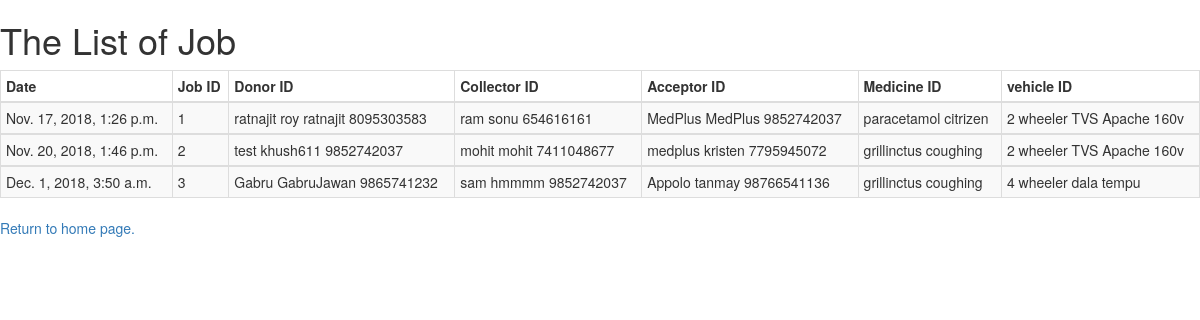
Screenshot of /Completed_job with the database file from the repository.
### MedicalDonation/models.py (models this page shows, shortened)
class job(models.Model):
    donor_id = models.ForeignKey(Doner,blank=True,on_delete=models.CASCADE)
    collector_id = models.ForeignKey(Collector,blank=True, on_delete=models.CASCADE)
    acceptor_id = models.ForeignKey(Acceptor,blank=True, on_delete=models.CASCADE)
    medicine_id = models.ForeignKey(medicine,blank=True, on_delete=models.CASCADE)
    vehicle_id = models.ForeignKey(vehicle,blank=True,on_delete=models.CASCADE)
    date = models.DateTimeField(default=datetime.now(tz=None))

class Doner(models.Model):
    name = models.CharField(max_length=64)
    address = models.CharField(max_length=128,unique=True)
    pinCode = models.IntegerField()
    Phone_no = models.IntegerField()
    BirthDate = models.DateField()
    UID = models.IntegerField(unique=True)
    email = models.EmailField(max_length=64)
    username = models.CharField(max_length=16,unique=True)
    image = models.ImageField(upload_to='doner')
    def __str__(self):
        return (f"{self.name} {self.username} {self.Phone_no}")

class Collector(models.Model):
    name = models.CharField(max_length=64)
    address = models.CharField(max_length=128)
    pinCode = models.IntegerField()
    Phone_no = models.IntegerField()
    BirthDate = models.DateField()
    UID = models.IntegerField(unique=True)
    email = models.EmailField(max_length=64)
    username = models.CharField(max_length=16,unique=True)
    qualification = models.CharField(max_length=64)
    Driving_License = models.CharField(max_length=32)
    Driving_License_image = models.ImageField(upload_to='photos/collector/DL')
    image = models.ImageField(upload_to='collector/image')
    def __str__(self):
         return (f"{self.name} {self.username} {self.Phone_no}")

class Acceptor(models.Model):
    name = models.CharField(max_length=64)
    proprietor = models.CharField(max_length=64)
    license_no = models.CharField(max_length=64)
    address = models.CharField(max_length=128)
    pincode = models.PositiveIntegerField()
    UID = models.IntegerField(unique=True)
    start_time = models.TimeField(auto_now=True)
    end_time = models.TimeField(auto_now=True)
    email = models.EmailField()
    username = models.CharField(max_length=64, unique=True)
    Phone_no = models.IntegerField()
    image = models.ImageField(upload_to='acceptor')
    def __str__(self):
        return (f"{self.name} {self.username} {self.Phone_no}")

class medicine(models.Model):
    name = models.CharField(max_length=32)
    mfgdate = models.DateField(auto_now=True)
    expdate = models.DateField(auto_now=True)
    manufacturer = models.CharField(max_length=64)
    tradename = models.CharField(max_length=64)
    composition = models.CharField(max_length=64)
    uses = models.CharField(max_length=64)
    quantity = models.PositiveIntegerField()
    sideeffect = models.CharField(max_length=64)
    saltcomposition = models.CharField(max_length=64)
    dosage = models.CharField(max_length=64)
    def __str__(self):
        return (f"{self.name} {self.tradename}")

class vehicle(models.Model):
    type = models.CharField(max_length=32)
    name = models.CharField(max_length=32)
    RC_no =models.CharField(max_length=32)
    registration_no = models.CharField(max_length=16)
    last_servicing = models.DateField()
    fuel_type = models.CharField(max_length=32)
    insurence_no = models.CharField(max_length=32)
    owner_name = models.CharField(max_length=32)
    Date_purchase = models.DateField()
    owner_number = models.IntegerField()
    def __str__(self):
        return (f"{self.type} {self.name}")

### MedicalDonation/views.py (the view)
# urls.py: path("Completed_job",views.jobs_completed, name="job_complete"),
def jobs_completed(request):
    context = {
    "jobs": job.objects.filter(date__lt=datetime.now(tz=None))
    }
    return render(request, "MedicalDonation/job.html",context)

### MedicalDonation/templates/MedicalDonation/job.html (shortened to what this page needs)
<!DOCTYPE html>
<html lang="en" dir="ltr">
  <head>
    <link rel="stylesheet" href="https://maxcdn.bootstrapcdn.com/bootstrap/3.3.7/css/bootstrap.min.css">
  </head>
  <body>
    <h1>The List of Job</h1>
    {% load static %}
    <div class>
      <table border="1" class="table table-striped table-bordered table-hover table-condensed">
        <thead>
          <th> <b>Date</b> </th>
          <th> <b>Job ID</b> </th>
          <th> <b>Donor ID</b> </th>
          <th> <b>Collector ID</b> </th>
          <th> <b>Acceptor ID</b> </th>
          <th> <b>Medicine ID</b> </th>
          <th> <b>vehicle ID</b> </th>
        </thead>
        {% for j in jobs %}
        <tbody>
            <td>{{j.date}}</td>
            <td>{{j.id}}</td>
            <td>{{j.donor_id}}</td>
            <td>{{j.collector_id}}</td>
            <td>{{j.acceptor_id}}</td>
            <td>{{j.medicine_id}}</td>
            <td>{{j.vehicle_id}}</td>
        </tbody>
        {% endfor  %}
      </table>
      <a href="/">Return to home page.</a>
    </div>
  </body>
</html>

### rows the page displays
job: date "Nov. 17, 2018, 1:26 p.m.", id "1", donor_id "ratnajit roy ratnajit 8095303583", collector_id "ram sonu 654616161", acceptor_id "MedPlus MedPlus 9852742037", medicine_id "paracetamol citrizen", vehicle_id "2 wheeler TVS Apache 160v"
job: date "Nov. 20, 2018, 1:46 p.m.", id "2", donor_id "test khush611 9852742037", collector_id "mohit mohit 7411048677", acceptor_id "medplus kristen 7795945072", medicine_id "grillinctus coughing", vehicle_id "2 wheeler TVS Apache 160v"
job: date "Dec. 1, 2018, 3:50 a.m.", id "3", donor_id "Gabru GabruJawan 9865741232", collector_id "sam hmmmm 9852742037", acceptor_id "Appolo tanmay 98766541136", medicine_id "grillinctus coughing", vehicle_id "4 wheeler dala tempu"
